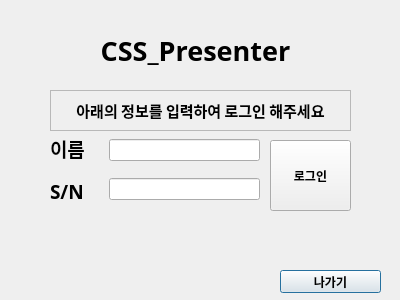
<?xml version="1.0" encoding="UTF-8"?>
<ui version="4.0">
 <class>Dialog</class>
 <widget class="QDialog" name="Dialog">
  <property name="geometry">
   <rect>
    <x>0</x>
    <y>0</y>
    <width>400</width>
    <height>300</height>
   </rect>
  </property>
  <property name="sizePolicy">
   <sizepolicy hsizetype="Fixed" vsizetype="Fixed">
    <horstretch>0</horstretch>
    <verstretch>0</verstretch>
   </sizepolicy>
  </property>
  <property name="windowTitle">
   <string>Dialog</string>
  </property>
  <widget class="QLabel" name="label_Title">
   <property name="geometry">
    <rect>
     <x>90</x>
     <y>10</y>
     <width>211</width>
     <height>81</height>
    </rect>
   </property>
   <property name="font">
    <font>
     <family>맑은 고딕</family>
     <pointsize>20</pointsize>
     <weight>75</weight>
     <bold>true</bold>
    </font>
   </property>
   <property name="text">
    <string>&lt;html&gt;&lt;head/&gt;&lt;body&gt;&lt;p align=&quot;center&quot;&gt;CSS_Presenter&lt;/p&gt;&lt;/body&gt;&lt;/html&gt;</string>
   </property>
  </widget>
  <widget class="QWidget" name="verticalLayoutWidget_2">
   <property name="geometry">
    <rect>
     <x>109</x>
     <y>130</y>
     <width>151</width>
     <height>80</height>
    </rect>
   </property>
   <layout class="QVBoxLayout" name="LayoutInput">
    <property name="spacing">
     <number>8</number>
    </property>
    <item>
     <widget class="QLineEdit" name="Insert_Name"/>
    </item>
    <item>
     <widget class="QLineEdit" name="Insert_PW"/>
    </item>
   </layout>
  </widget>
  <widget class="QWidget" name="verticalLayoutWidget">
   <property name="geometry">
    <rect>
     <x>50</x>
     <y>130</y>
     <width>58</width>
     <height>80</height>
    </rect>
   </property>
   <layout class="QVBoxLayout" name="LayoutLogin">
    <item>
     <widget class="QLabel" name="Label_name">
      <property name="font">
       <font>
        <family>맑은 고딕</family>
        <pointsize>14</pointsize>
        <weight>75</weight>
        <bold>true</bold>
       </font>
      </property>
      <property name="text">
       <string>이름</string>
      </property>
     </widget>
    </item>
    <item>
     <widget class="QLabel" name="Label_SN">
      <property name="font">
       <font>
        <family>맑은 고딕</family>
        <pointsize>14</pointsize>
        <weight>75</weight>
        <bold>true</bold>
       </font>
      </property>
      <property name="lineWidth">
       <number>1</number>
      </property>
      <property name="text">
       <string>S/N</string>
      </property>
     </widget>
    </item>
   </layout>
  </widget>
  <widget class="QLabel" name="label_title">
   <property name="geometry">
    <rect>
     <x>50</x>
     <y>90</y>
     <width>301</width>
     <height>41</height>
    </rect>
   </property>
   <property name="font">
    <font>
     <family>맑은 고딕</family>
     <pointsize>11</pointsize>
     <weight>75</weight>
     <bold>true</bold>
    </font>
   </property>
   <property name="layoutDirection">
    <enum>Qt::LeftToRight</enum>
   </property>
   <property name="frameShape">
    <enum>QFrame::StyledPanel</enum>
   </property>
   <property name="frameShadow">
    <enum>QFrame::Plain</enum>
   </property>
   <property name="text">
    <string>아래의 정보를 입력하여 로그인 해주세요</string>
   </property>
   <property name="alignment">
    <set>Qt::AlignCenter</set>
   </property>
  </widget>
  <widget class="QPushButton" name="Back_Button">
   <property name="geometry">
    <rect>
     <x>280</x>
     <y>270</y>
     <width>101</width>
     <height>23</height>
    </rect>
   </property>
   <property name="font">
    <font>
     <family>맑은 고딕</family>
     <weight>75</weight>
     <bold>true</bold>
    </font>
   </property>
   <property name="text">
    <string>나가기</string>
   </property>
  </widget>
  <widget class="QPushButton" name="Login_Button">
   <property name="geometry">
    <rect>
     <x>270</x>
     <y>140</y>
     <width>81</width>
     <height>71</height>
    </rect>
   </property>
   <property name="sizePolicy">
    <sizepolicy hsizetype="Minimum" vsizetype="Maximum">
     <horstretch>0</horstretch>
     <verstretch>0</verstretch>
    </sizepolicy>
   </property>
   <property name="font">
    <font>
     <family>맑은 고딕</family>
     <weight>75</weight>
     <bold>true</bold>
    </font>
   </property>
   <property name="text">
    <string>로그인</string>
   </property>
  </widget>
 </widget>
 <resources/>
 <connections/>
</ui>
